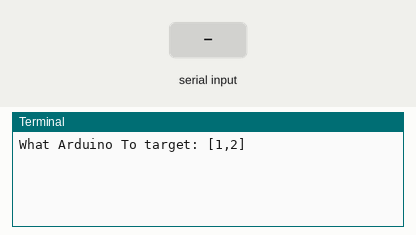
Simulated run of this program. Board: Raspberry Pi (BCM pin numbers). Parts: the last lines printed to the terminal. The test bench sets the inputs (shaded band).

Above: at 1.2 s.
1.3 s: "1" typed at the terminal, then Enter
At 2.3 s:
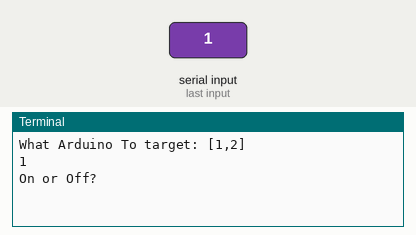
2.8 s: "on" typed at the terminal, then Enter
At 3.5 s:
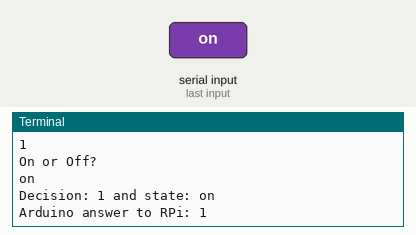

Measured:
- after the input at 1.3 s, the terminal: prints a new line at once (image 1)
- after the input at 2.8 s, the terminal: prints a new line at once (image 2)

The program:

RaspToArduinoToNRF_Test.py
```python
#Raspberry Pi Connected through I2C To a Master Arduino

import smbus
import time
import sys

bus = smbus.SMBus(1)
address = 0x69  # Arduino I2C Address
onByte = 0x20   # On Byte
offByte = 0x21  # Off Byte
TargetOneArduino = 0x01 # Arduino Thats being targeted
TargetTwoArduino = 0x02 # Arduino Thats being targeted

def main():
    i2cData = 0x00
    sendTarget = i2cData;
    sendState = "";
    while 1:
        # send data
        decision = int(input("What Arduino To target: [1,2]"))
        if(decision == 1):
            sendTarget = TargetOneArduino;
        elif(decision == 2):
            sendTarget = TargetTwoArduino;
        onoroff = input("On or Off?")
        if(onoroff == "on"):
            sendState = onByte;
        elif(onoroff== "off"):
            sendState = offByte;
        print("Decision: {} and state: {}".format(decision, onoroff))
        #bus.write_byte(address,onByte)
        bus.write_i2c_block_data(address, 48, [sendTarget, sendState] )
        # request data
        print ("Arduino answer to RPi:", bus.read_byte(address))

        time.sleep(1)

def SendDataPair(targetArduino, byte):
    bytePair = [targetArduino, byte]
    return bytePair


if __name__ == '__main__':
    try:
        main()
    except KeyboardInterrupt:
        gpio.cleanup()
        sys.exit(0)
```
